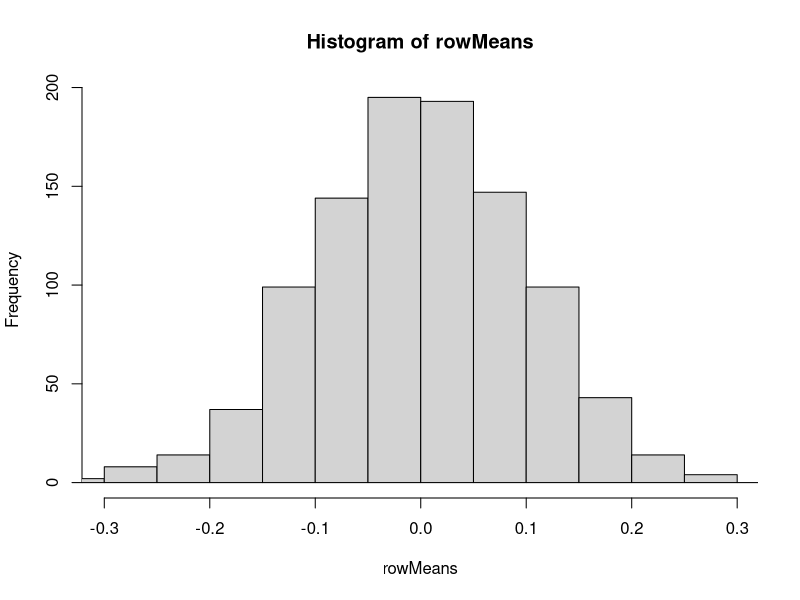
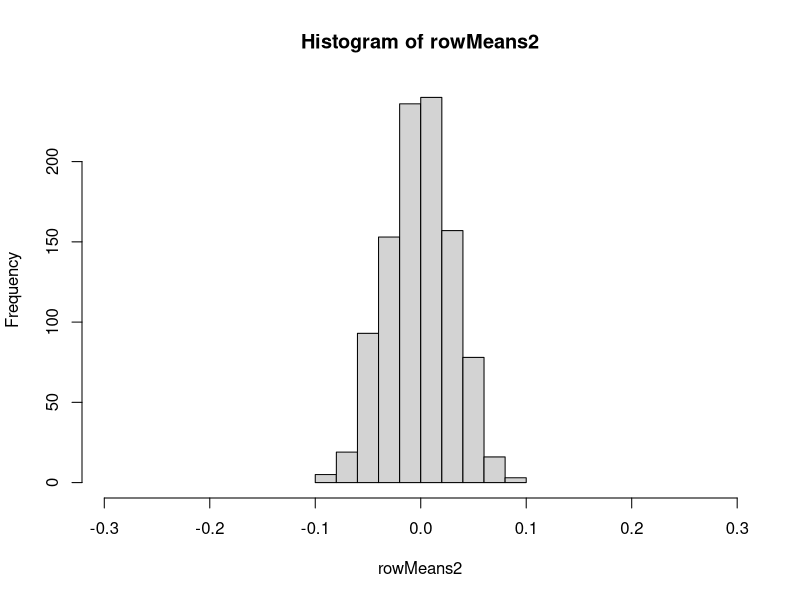

Generate these figures, in order, with R:
#Declare working directory
setwd("C:/Users/Cormac/Desktop/Statistical Analysis/3-Lab 3")
#Part 1
#Generate 1000*100 matrix of standard normal random variates.
X <- matrix(rnorm(1000 * 100, mean = 0, sd = 1), nrow = 1000, ncol = 100)

#Row means
rowMeans <- apply(X, MARGIN = 1, mean)
rowMeans

#Column means
colMeans <- apply(X, MARGIN = 2, mean)
colMeans

#Sum of squared row entries
#Create function
ssValue <- function(x)
{
  #Square vector values
  sq <- x^2
  #Sum and return the values
  return(sum(sq))
}
ssrows <- apply(X, MARGIN = 1, ssValue)

#Sum of exp(x) + 1 for each row
#Create function
sumExpPlusOne <- function(x)
{
  #Get exponentials + 1
  expon <- exp(x) + 1
  #Sum and return the values
  return(sum(expon))
}
sumExpPlusOneRows <- apply(X, MARGIN = 1,sumExpPlusOne)

#Part 2
#Function creates list of means and standard deviations of rows or columns
#bycols = 0 for rows, 1 for columns
meansAndSD <- function(x, bycols = 0)
{
  #If bycols is not 0 or 1, send error
  if(bycols != 0 && bycols != 1)
  {
    stop("bycols should be 0 or 1")
  }
  else
  {
    #Find means
    means <- apply(X, MARGIN = bycols + 1, mean)
    #Give names to means
    if(bycols == 0)
    {
      #Apply Row if bycols = 0
      names(means) <- paste("Row",1:length(means),"Mean")
    }
    else
    {
      #Apply Column if bycols = 1
      names(means) <- paste("Column",1:length(means),"Mean")
    }
    #Find standard deviations
    stdevs <- apply(X, MARGIN = bycols + 1, sd)
    #Generate names for st devs
    #Give names to st devs
    if(bycols == 0)
    {
      #Apply Row if bycols = 0
      names(stdevs) <- paste("Row",1:length(stdevs),"St Dev")
    }
    else
    {
      #Apply Column if bycols = 1
      names(stdevs) <- paste("Column",1:length(stdevs),"St Dev")
    }
    #Create return list
    ret <- list(means = means, stdevs = stdevs)
    return(ret)
  }
}
#Row values
ListOfMeansAndSDRows <- meansAndSD(X, 0)
ListOfMeansAndSDRows
#Column values
ListOfMeansAndSDRows <- meansAndSD(X, 1)
ListOfMeansAndSDRows


#Part 3
#Set histogram of row means
limits <- c(mean(rowMeans) - 3 * sd(rowMeans),mean(rowMeans) + 3 * sd(rowMeans))
hist(rowMeans, xlim = limits) 

#Generate 1000 * 1000 matrix of standard normal random variables
X2 <- matrix(rnorm(1000*1000, mean = 0, sd = 1), nrow = 1000, ncol = 1000)
#Find row means
rowMeans2 <- apply(X2, MARGIN = 1, mean)
hist(rowMeans2, xlim = limits)

#According to the central limits theorem, as n, the number of samples gets larger, the mean values of the samples 
#tend towards the population mean.Thus, for row means 1, since the sample of 1000 means were each built by only 100 
#standard normal random variables, the deviance of the resulting means is much larger than with the 1000 means built
# with 1000 standard normal random variables each. In other words, the standard error, which is computed by standard 
#deviation / sqrt(n) and gives the deviation of the sample means, is much smaller for the row means 2 than it is for
#row means one, leading to the same conclusion as part 1. This can be seen below

#Spread 1
spreadOne <- sd(rowMeans)/sqrt(length(rowMeans))
cat(spreadOne)
#Spread 2
spreadTwo <- sd(rowMeans2)/sqrt(length(rowMeans2))
cat(spreadTwo)

cat(spreadOne/spreadTwo)
#The spread of rowMeans1 is roughly 3.25 times larger than spread of rowMeans2 